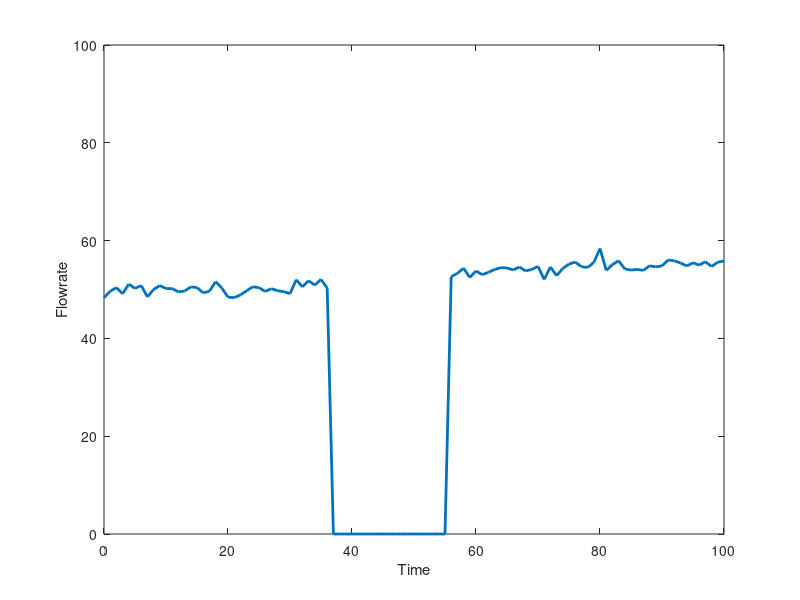
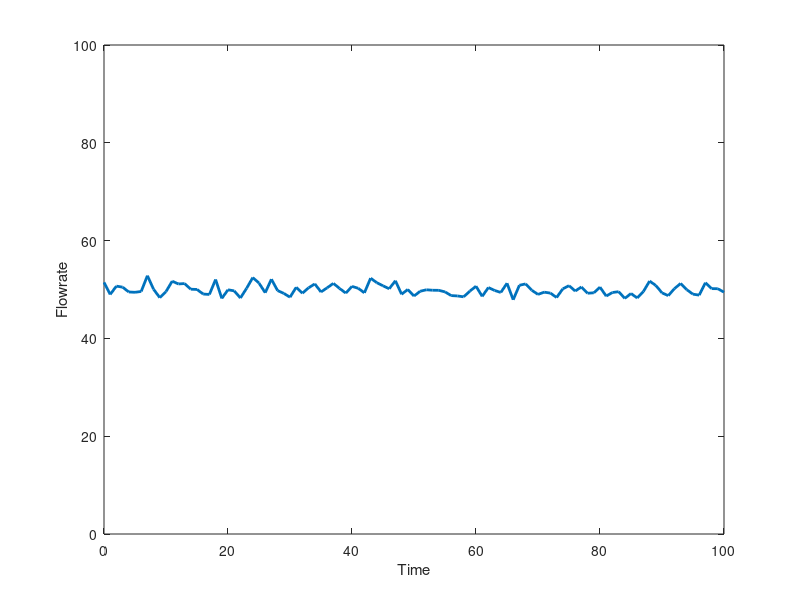
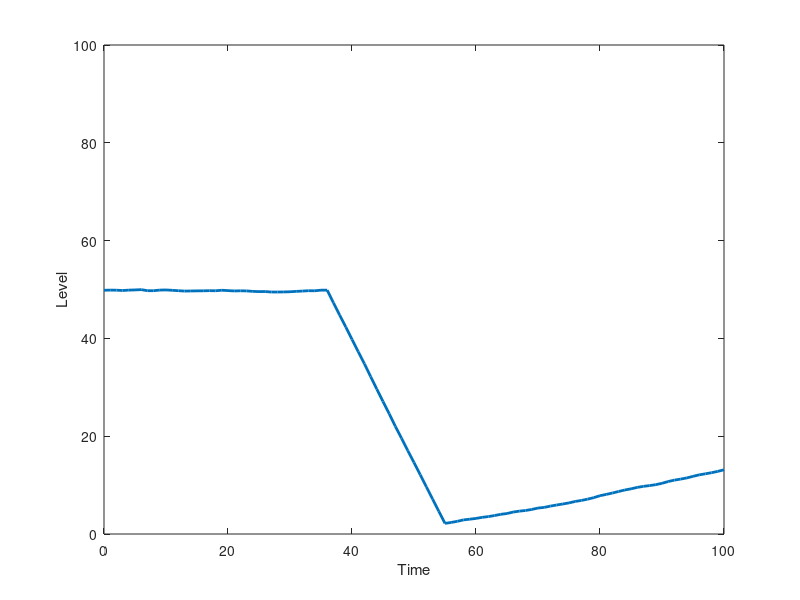

Source code (MATLAB) for these figures, in order:
%% Plots for presentation on process autonomy


rng(0)

t = (0:100)';

e1 = randn(101, 1);
e2 = randn(101, 1);
e3 = randn(101, 1);

p = 50 + cumsum(0.5 * e1) + e3;
p((t > 36) & (t < 56)) = 0;
u = p;
y = 50 + e2;

y2 = 50 + 0.05*cumsum(u - y);

figure(1); clf; 
plot(t, u, 'Linewidth', 2); 
ylim([0 100]); 
xlabel('Time')
ylabel('Flowrate')
p = get(gcf, 'Position');
set(gcf, 'Position', [p(1:2) 280 220]);

figure(2); clf; 
plot(t, y, 'Linewidth', 2); 
ylim([0 100]); 
xlabel('Time')
ylabel('Flowrate')
p = get(gcf, 'Position');
set(gcf, 'Position', [p(1:2) 280 220]);

figure(3); clf; 
plot(t, y2, 'Linewidth', 2); 
ylim([0 100]); 
xlabel('Time')
ylabel('Level')
p = get(gcf, 'Position');
set(gcf, 'Position', [p(1:2) 280 220]);